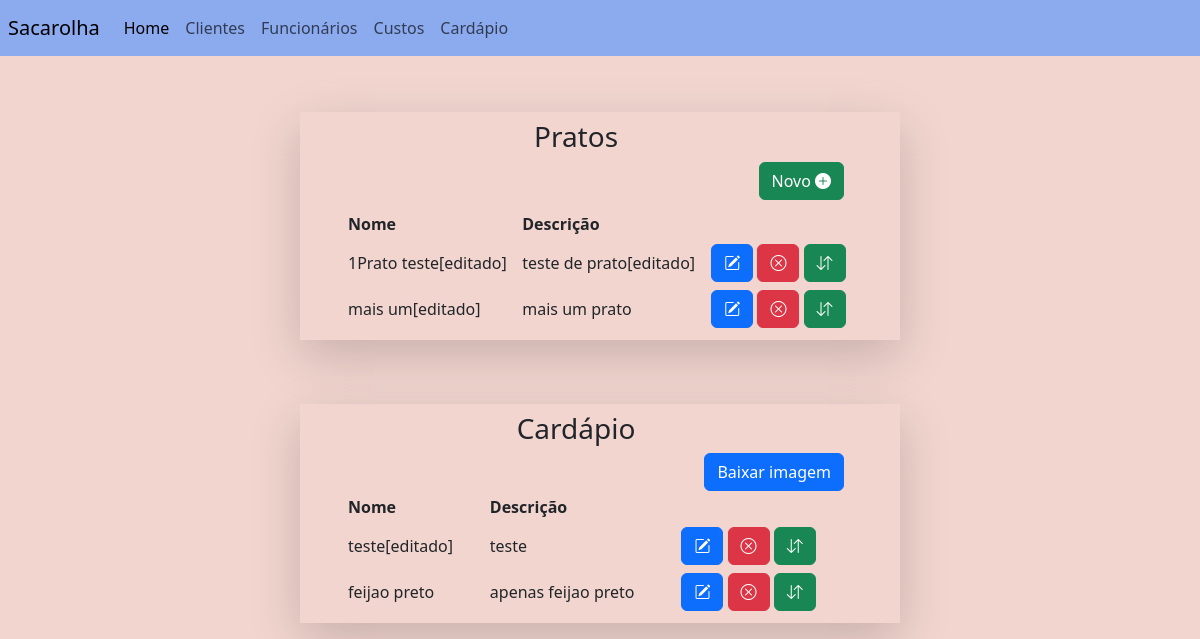
The page /cardapio_list (signed in) on the database as committed earlier.
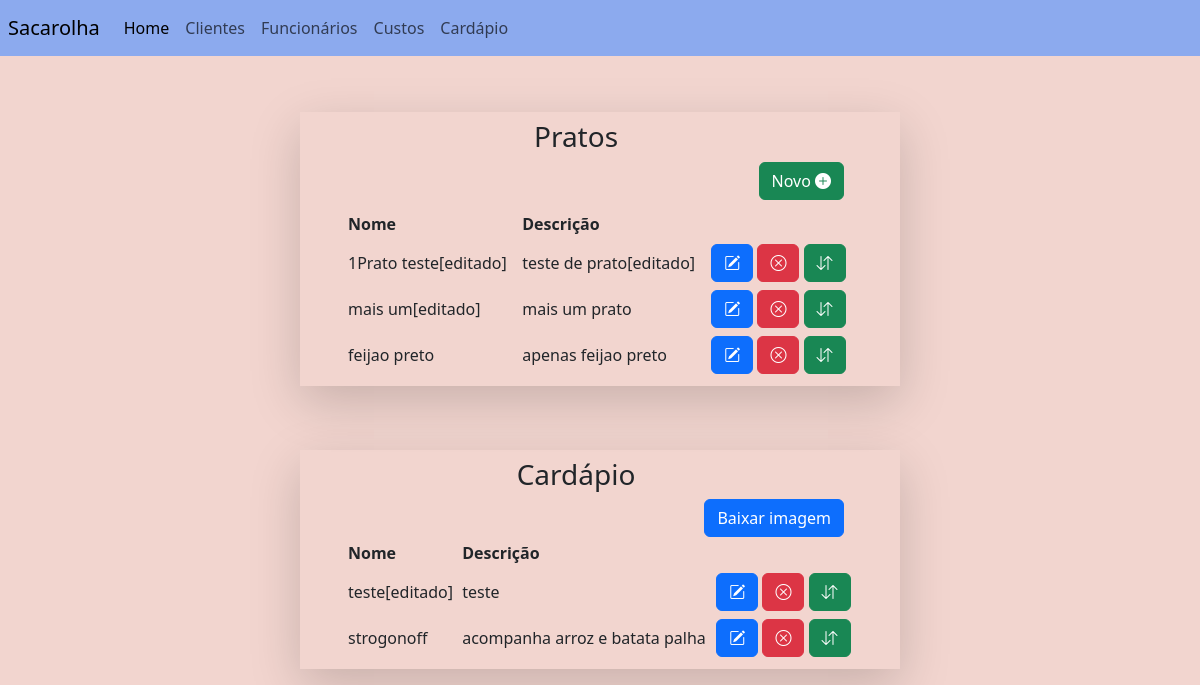
The same page on the database as committed later.
### main/models.py (models this page shows, shortened)
class Cardapio(models.Model):
	user = models.ForeignKey(User, on_delete=models.CASCADE, null=True)
	name = models.CharField(max_length = 200)
	description = models.CharField(max_length = 200, blank=True)
	state = models.BooleanField(default=False)

### main/views.py (the view)
# urls.py: path('cardapio_list', views.CardapioListView.as_view(), name='cardapio_list'),
class CardapioListView(LoginRequiredMixin, ListView):
    login_url = "login"
    template_name = "main/cardapio/cardapio_list.html"
    model = Cardapio

### main/templates/main/cardapio/cardapio_list.html (shortened to what this page needs)
{%extends "base.html"%}
{%block navbar%}
{%include 'navbar.html'%}
{%endblock navbar%}
{%block content%}
<div align="right" class='pe-5' >
	<h3 align="center">Pratos</h3>
<a class='btn btn-success h1' href={%url 'cardapio_create'%} method='GET'class='h3'>Novo					<i class="bi bi-plus-circle-fill"></i></a>
{%include "main/cardapio/cardapio_table.html"%}
</div>
{%endblock content%}
{%block content_2%}
<div align="right" class='pe-5' >
	<h3 align="center">Cardápio</h3>
{%include "main/cardapio/cardapio_dia_table.html"%}
</div>
{%endblock content_2%}

### main/templates/main/cardapio/cardapio_table.html
<div class='row ps-5 justify-content-center'>
<table class=" table-sm">
<thead>
	<tr>
		<th>Nome</th>
		<th>Descrição</th>
		<th></th>
	</tr>
</thead>
<tbody>
	{%for object in object_list%}
		{%if object.state == False%}
		<tr>
			<td scope="row">{{object.name}}</td>
			<td scope="row">{{object.description}}</td>
			<td><a href="{%url 'cardapio_update' object.id%}" class='btn btn-primary'>
				<i class="bi bi-pencil-square"></i>
			</a>
			<a href="{%url 'cardapio_delete' object.id%}"class='btn btn-danger'>
				<i class="bi bi-x-circle"></i>
			</a>
			<a title="adicionar ao cardapio"href="{%url 'adicionar_cardapio' object.id%}"class='btn btn-success'>
				<i class="bi bi-arrow-down-up"></i>
			</a>
			</td>
		</tr>
		{%endif%}
	{%endfor%}
</tbody>
</table>
</div>

### main/templates/main/cardapio/cardapio_dia_table.html (shortened to what this page needs)
<div class='row ps-5 justify-content-center'>
<table class=" table-sm">
<thead>
	<tr>
		<th>Nome</th>
		<th>Descrição</th>
		<th></th>
	</tr>
</thead>
<tbody>
	<form method="POST" action="/menu_download">
	{%for object in object_list%}
		{%if object.state == True%}
		<tr>
			<td scope="row">{{object.name}}</td>
			<td scope="row">{{object.description}}</td>
			<td><a href="{%url 'cardapio_update' object.id%}" class='btn btn-primary'>
				<i class="bi bi-pencil-square"></i>
			</a>
			<a href="{%url 'cardapio_delete' object.id%}"class='btn btn-danger'>
				<i class="bi bi-x-circle"></i>
			</a>
			<a title="remover do cardapio" href="{%url 'adicionar_cardapio' object.id%}"class='btn btn-success'>
				<i class="bi bi-arrow-down-up"></i>
			</a>
			</td>
		</tr>
		{%endif%}
	{%endfor%}
		<a><input type="submit" value="Baixar imagem" class= "btn btn-primary"> </input> </a>
	</form>
</table>
</div>

Rows that differ between the two databases and show on the page:
changed Cardapio "feijao preto": moves from the list under "Cardápio" to the list under "Pratos"
added Cardapio: name "strogonoff", description "acompanha arroz e batata palha", shown under "Cardápio"
